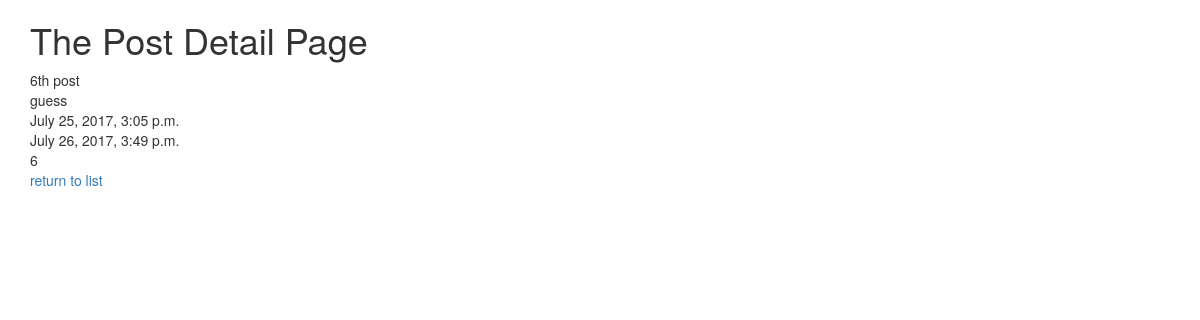
The page /posts/detail/6/ on the database its author committed.
### posts/models.py (models this page shows, shortened)
class Post(models.Model):
	title = models.CharField(max_length=255)
	image = models.ImageField(upload_to="blog_images", null=True, blank=True)
	content = models.TextField()
	updated = models.DateTimeField(auto_now=True, auto_now_add=False)
	timestamp = models.DateTimeField(auto_now=False, auto_now_add=True)
	class Meta:
		ordering = ["-content", "-updated", "-title"]

### posts/views.py (the view)
# urls.py: url(r'^detail/(?P<post_id>\d+)/$', views.post_detail, name="detail"),
def post_detail(request, post_id):
	instance = get_object_or_404(Post, id=post_id)
	context = {
	"title": "Detail",
	"instance": instance
	}
	return render(request, 'post_detail.html', context)

### posts/templates/post_detail.html (shortened to what this page needs)
{% extends "base.html" %}
{% block content %}
    <h1>The Post {{title}} Page</h1>
    {{instance.title}} <br>
    {{instance.content}} <br>
    {{instance.timestamp}} <br>
    {{instance.updated}} <br>
    {{instance.id}} <br>
    <a href="{%url 'posts:list' %}">return to list</a>
{% endblock content %}

### rows shown on the page
Post: title "6th post", content "guess", timestamp "July 25, 2017, 3:05 p.m.", updated "July 26, 2017, 3:49 p.m.", id "6"

### other values the page prints
{{ title }} "Detail"
